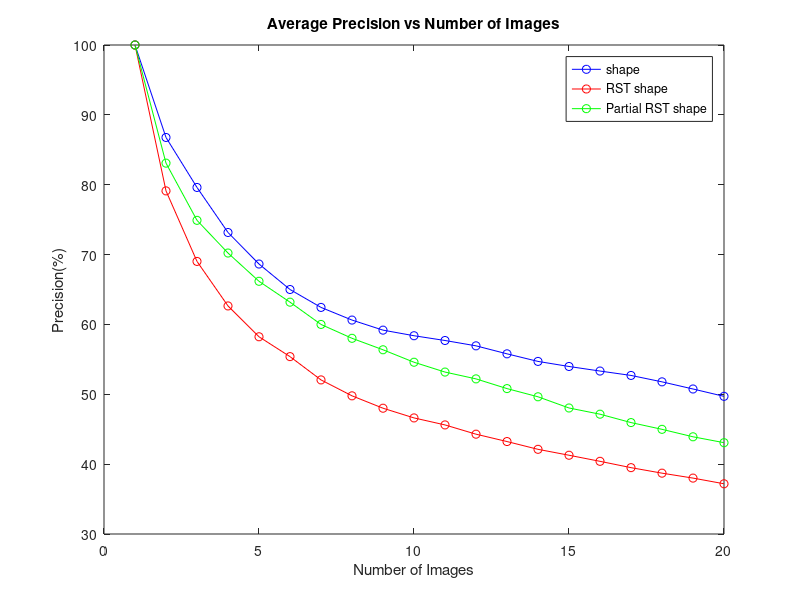
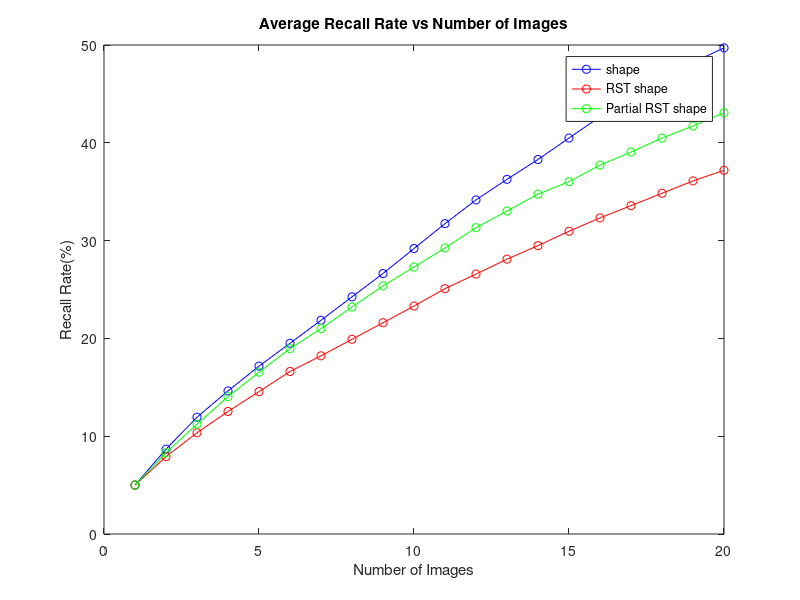
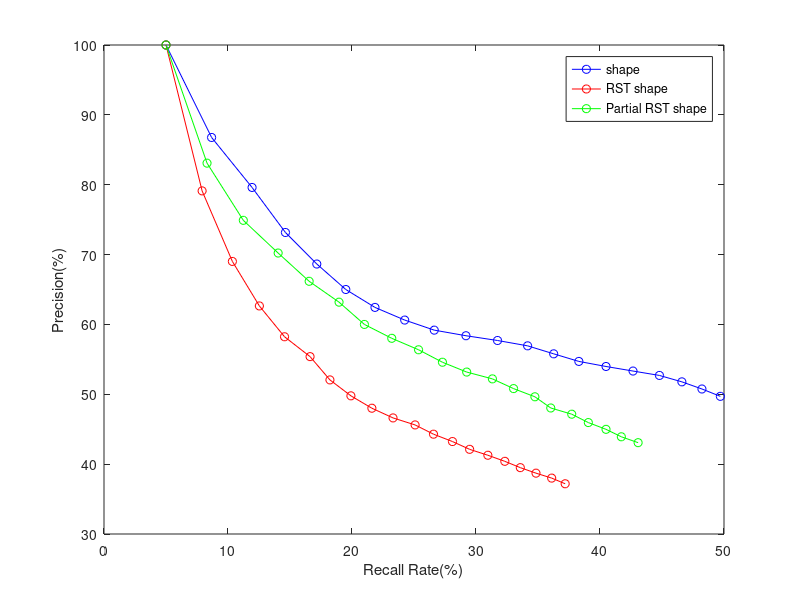

Source code (MATLAB) for these figures, in order:
close all; clear; clc;
tic

working_path = 'D:\Documents\MATLAB\DI&VP\Assignment';
cd(working_path);
addpath(pwd);

load('final_database_cbir.mat','database');



total_prec1 = zeros(340,20);
total_rec1 = zeros(340,20);
total_prec2 = zeros(340,20);
total_rec2 = zeros(340,20);
total_prec3 = zeros(340,20);
total_rec3 = zeros(340,20);

for z = 1:340
    total_prec1(z,:) = database(z).precision;
    total_rec1(z,:) = database(z).recall_rate; 
    
    total_prec2(z,:) = database(z).precisionRST;
    total_rec2(z,:) = database(z).recall_rateRST;
    
    total_prec3(z,:) = database(z).precisionPartialRST;
    total_rec3(z,:) = database(z).recall_ratePartialRST;
end


total_prec1 = total_prec1*100;
total_rec1 = total_rec1*100;
total_prec2 = total_prec2*100;
total_rec2 = total_rec2*100;
total_prec3 = total_prec3*100;
total_rec3 = total_rec3*100;

average_prec1 = mean(total_prec1);
average_rec1 = mean(total_rec1);

average_prec2 = mean(total_prec2);
average_rec2 = mean(total_rec2);

average_prec3 = mean(total_prec3);
average_rec3 = mean(total_rec3);


num_Images = 1:20;
figure('Name', 'Average Precision vs Num_images','NumberTitle','off');
plot(num_Images, average_prec1, 'b-o', num_Images, average_prec2, 'r-o', num_Images, average_prec3, 'g-o');
title('Average Precision vs Number of Images')
xlabel('Number of Images')
ylabel('Precision(%)')
legend('shape','RST shape', 'Partial RST shape')

figure('Name', 'Average Recall Rate vs Num_Images','NumberTitle','off');
plot(num_Images, average_rec1, 'b-o', num_Images, average_rec2, 'r-o', num_Images, average_rec3, 'g-o');
title('Average Recall Rate vs Number of Images')
xlabel('Number of Images')
ylabel('Recall Rate(%)')
legend('shape','RST shape', 'Partial RST shape')

figure('Name', 'Average Precision vs Average Recall Rate','NumberTitle','off');
plot(average_rec1, average_prec1, 'b-o', average_rec2, average_prec2, 'r-o', average_rec3, average_prec3, 'g-o');
xlabel('Recall Rate(%)')
ylabel('Precision(%)')
legend('shape','RST shape', 'Partial RST shape')


toc